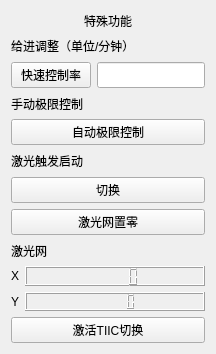
           <widget class="QWidget" name="widget_30" native="true">
            <layout class="QVBoxLayout" name="verticalLayout_66" stretch="1,1,1,1,1,1,1,1,1,1,1,1">
             <item alignment="Qt::AlignHCenter">
              <widget class="QLabel" name="label_68">
               <property name="text">
                <string>特殊功能</string>
               </property>
              </widget>
             </item>
             <item>
              <widget class="QLabel" name="label_87">
               <property name="text">
                <string>给进调整（单位/分钟）</string>
               </property>
              </widget>
             </item>
             <item>
              <layout class="QHBoxLayout" name="horizontalLayout_81">
               <item>
                <widget class="QPushButton" name="pushButton_102">
                 <property name="sizePolicy">
                  <sizepolicy hsizetype="Minimum" vsizetype="Preferred">
                   <horstretch>0</horstretch>
                   <verstretch>0</verstretch>
                  </sizepolicy>
                 </property>
                 <property name="text">
                  <string>快速控制率</string>
                 </property>
                </widget>
               </item>
               <item>
                <widget class="QLineEdit" name="lineEdit_10">
                 <property name="sizePolicy">
                  <sizepolicy hsizetype="Expanding" vsizetype="Preferred">
                   <horstretch>0</horstretch>
                   <verstretch>0</verstretch>
                  </sizepolicy>
                 </property>
                </widget>
               </item>
              </layout>
             </item>
             <item>
              <widget class="QLabel" name="label_88">
               <property name="text">
                <string>手动极限控制</string>
               </property>
              </widget>
             </item>
             <item>
              <widget class="QPushButton" name="pushButton_123">
               <property name="sizePolicy">
                <sizepolicy hsizetype="Minimum" vsizetype="Preferred">
                 <horstretch>0</horstretch>
                 <verstretch>0</verstretch>
                </sizepolicy>
               </property>
               <property name="text">
                <string>自动极限控制</string>
               </property>
              </widget>
             </item>
             <item>
              <widget class="QLabel" name="label_120">
               <property name="text">
                <string>激光触发启动</string>
               </property>
              </widget>
             </item>
             <item>
              <widget class="QPushButton" name="pushButton_124">
               <property name="sizePolicy">
                <sizepolicy hsizetype="Minimum" vsizetype="Preferred">
                 <horstretch>0</horstretch>
                 <verstretch>0</verstretch>
                </sizepolicy>
               </property>
               <property name="text">
                <string>切换</string>
               </property>
              </widget>
             </item>
             <item>
              <widget class="QPushButton" name="pushButton_125">
               <property name="sizePolicy">
                <sizepolicy hsizetype="Minimum" vsizetype="Preferred">
                 <horstretch>0</horstretch>
                 <verstretch>0</verstretch>
                </sizepolicy>
               </property>
               <property name="text">
                <string>激光网置零</string>
               </property>
              </widget>
             </item>
             <item>
              <widget class="QLabel" name="label_90">
               <property name="text">
                <string>激光网</string>
               </property>
              </widget>
             </item>
             <item>
              <layout class="QHBoxLayout" name="horizontalLayout_82">
               <item>
                <widget class="QLabel" name="label_91">
                 <property name="text">
                  <string>X</string>
                 </property>
                </widget>
               </item>
               <item>
                <widget class="QLCDNumber" name="lcdNumber_43">
                 <property name="sizePolicy">
                  <sizepolicy hsizetype="Expanding" vsizetype="Preferred">
                   <horstretch>0</horstretch>
                   <verstretch>0</verstretch>
                  </sizepolicy>
                 </property>
                </widget>
               </item>
              </layout>
             </item>
             <item>
              <layout class="QHBoxLayout" name="horizontalLayout_83">
               <item>
                <widget class="QLabel" name="label_93">
                 <property name="text">
                  <string>Y</string>
                 </property>
                </widget>
               </item>
               <item>
                <widget class="QLCDNumber" name="lcdNumber_53">
                 <property name="sizePolicy">
                  <sizepolicy hsizetype="Expanding" vsizetype="Preferred">
                   <horstretch>0</horstretch>
                   <verstretch>0</verstretch>
                  </sizepolicy>
                 </property>
                </widget>
               </item>
              </layout>
             </item>
             <item>
              <widget class="QPushButton" name="pushButton_126">
               <property name="sizePolicy">
                <sizepolicy hsizetype="Minimum" vsizetype="Preferred">
                 <horstretch>0</horstretch>
                 <verstretch>0</verstretch>
                </sizepolicy>
               </property>
               <property name="text">
                <string>激活TIIC切换</string>
               </property>
              </widget>
             </item>
            </layout>
           </widget>
